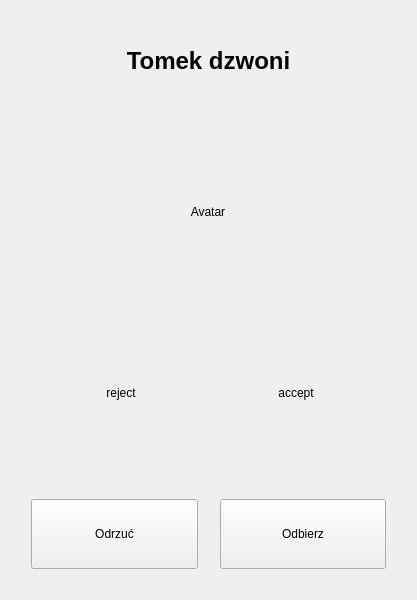
<?xml version="1.0" encoding="UTF-8"?>
<ui version="4.0">
 <class>InteractionDialog</class>
 <widget class="QWidget" name="InteractionDialog">
  <property name="geometry">
   <rect>
    <x>0</x>
    <y>0</y>
    <width>417</width>
    <height>600</height>
   </rect>
  </property>
  <property name="windowTitle">
   <string>Form</string>
  </property>
  <layout class="QVBoxLayout" name="verticalLayout">
   <item>
    <spacer name="vertical_spacer_1">
     <property name="orientation">
      <enum>Qt::Vertical</enum>
     </property>
     <property name="sizeType">
      <enum>QSizePolicy::Minimum</enum>
     </property>
     <property name="sizeHint" stdset="0">
      <size>
       <width>20</width>
       <height>20</height>
      </size>
     </property>
    </spacer>
   </item>
   <item>
    <layout class="QHBoxLayout" name="horizontal_layout_1">
     <item>
      <widget class="QLabel" name="rich_text_user_call">
       <property name="font">
        <font>
         <pointsize>15</pointsize>
        </font>
       </property>
       <property name="text">
        <string>&lt;html&gt;&lt;head/&gt;&lt;body&gt;&lt;p&gt;&lt;span style=&quot; font-size:18pt; font-weight:600;&quot;&gt;Tomek dzwoni&lt;/span&gt;&lt;/p&gt;&lt;/body&gt;&lt;/html&gt;</string>
       </property>
       <property name="alignment">
        <set>Qt::AlignCenter</set>
       </property>
      </widget>
     </item>
    </layout>
   </item>
   <item>
    <spacer name="vertical_spacer_2">
     <property name="orientation">
      <enum>Qt::Vertical</enum>
     </property>
     <property name="sizeType">
      <enum>QSizePolicy::Minimum</enum>
     </property>
     <property name="sizeHint" stdset="0">
      <size>
       <width>20</width>
       <height>40</height>
      </size>
     </property>
    </spacer>
   </item>
   <item alignment="Qt::AlignHCenter">
    <widget class="QLabel" name="label_avatar">
     <property name="minimumSize">
      <size>
       <width>150</width>
       <height>150</height>
      </size>
     </property>
     <property name="maximumSize">
      <size>
       <width>200</width>
       <height>200</height>
      </size>
     </property>
     <property name="text">
      <string>Avatar</string>
     </property>
     <property name="alignment">
      <set>Qt::AlignCenter</set>
     </property>
    </widget>
   </item>
   <item>
    <spacer name="vertical_pacer_3">
     <property name="orientation">
      <enum>Qt::Vertical</enum>
     </property>
     <property name="sizeType">
      <enum>QSizePolicy::Minimum</enum>
     </property>
     <property name="sizeHint" stdset="0">
      <size>
       <width>20</width>
       <height>40</height>
      </size>
     </property>
    </spacer>
   </item>
   <item>
    <layout class="QHBoxLayout" name="horizontal_layout_2">
     <item>
      <spacer name="horizontal_spacer_left_1">
       <property name="orientation">
        <enum>Qt::Horizontal</enum>
       </property>
       <property name="sizeHint" stdset="0">
        <size>
         <width>40</width>
         <height>20</height>
        </size>
       </property>
      </spacer>
     </item>
     <item>
      <widget class="QLabel" name="label_reject">
       <property name="sizePolicy">
        <sizepolicy hsizetype="Expanding" vsizetype="Expanding">
         <horstretch>0</horstretch>
         <verstretch>0</verstretch>
        </sizepolicy>
       </property>
       <property name="minimumSize">
        <size>
         <width>120</width>
         <height>120</height>
        </size>
       </property>
       <property name="maximumSize">
        <size>
         <width>120</width>
         <height>120</height>
        </size>
       </property>
       <property name="text">
        <string>reject</string>
       </property>
       <property name="pixmap">
        <pixmap>:/icon/low-signal-indicator.png</pixmap>
       </property>
       <property name="scaledContents">
        <bool>true</bool>
       </property>
       <property name="alignment">
        <set>Qt::AlignCenter</set>
       </property>
      </widget>
     </item>
     <item>
      <spacer name="horizontal_spacer_middle_1">
       <property name="orientation">
        <enum>Qt::Horizontal</enum>
       </property>
       <property name="sizeHint" stdset="0">
        <size>
         <width>40</width>
         <height>20</height>
        </size>
       </property>
      </spacer>
     </item>
     <item>
      <widget class="QLabel" name="label_accept">
       <property name="sizePolicy">
        <sizepolicy hsizetype="Expanding" vsizetype="Expanding">
         <horstretch>0</horstretch>
         <verstretch>0</verstretch>
        </sizepolicy>
       </property>
       <property name="minimumSize">
        <size>
         <width>120</width>
         <height>120</height>
        </size>
       </property>
       <property name="maximumSize">
        <size>
         <width>120</width>
         <height>120</height>
        </size>
       </property>
       <property name="text">
        <string>accept</string>
       </property>
       <property name="pixmap">
        <pixmap>:/icon/add-button.png</pixmap>
       </property>
       <property name="scaledContents">
        <bool>true</bool>
       </property>
       <property name="alignment">
        <set>Qt::AlignCenter</set>
       </property>
      </widget>
     </item>
     <item>
      <spacer name="horizontal_spacer_right_1">
       <property name="orientation">
        <enum>Qt::Horizontal</enum>
       </property>
       <property name="sizeHint" stdset="0">
        <size>
         <width>38</width>
         <height>18</height>
        </size>
       </property>
      </spacer>
     </item>
    </layout>
   </item>
   <item>
    <spacer name="vertical_spacer_4">
     <property name="orientation">
      <enum>Qt::Vertical</enum>
     </property>
     <property name="sizeType">
      <enum>QSizePolicy::Minimum</enum>
     </property>
     <property name="sizeHint" stdset="0">
      <size>
       <width>20</width>
       <height>40</height>
      </size>
     </property>
    </spacer>
   </item>
   <item>
    <layout class="QHBoxLayout" name="horizontal_layout_33">
     <property name="spacing">
      <number>2</number>
     </property>
     <item>
      <spacer name="horizontal_spacer_left_2">
       <property name="orientation">
        <enum>Qt::Horizontal</enum>
       </property>
       <property name="sizeType">
        <enum>QSizePolicy::Minimum</enum>
       </property>
       <property name="sizeHint" stdset="0">
        <size>
         <width>20</width>
         <height>20</height>
        </size>
       </property>
      </spacer>
     </item>
     <item>
      <widget class="QPushButton" name="push_button_reject">
       <property name="minimumSize">
        <size>
         <width>100</width>
         <height>70</height>
        </size>
       </property>
       <property name="text">
        <string>Odrzuć</string>
       </property>
      </widget>
     </item>
     <item>
      <spacer name="horizontal_spacer_middle_2">
       <property name="orientation">
        <enum>Qt::Horizontal</enum>
       </property>
       <property name="sizeType">
        <enum>QSizePolicy::Minimum</enum>
       </property>
       <property name="sizeHint" stdset="0">
        <size>
         <width>20</width>
         <height>20</height>
        </size>
       </property>
      </spacer>
     </item>
     <item>
      <widget class="QPushButton" name="push_button_accept">
       <property name="minimumSize">
        <size>
         <width>100</width>
         <height>70</height>
        </size>
       </property>
       <property name="text">
        <string>Odbierz</string>
       </property>
      </widget>
     </item>
     <item>
      <spacer name="horizontal_spacer_right_2">
       <property name="orientation">
        <enum>Qt::Horizontal</enum>
       </property>
       <property name="sizeType">
        <enum>QSizePolicy::Minimum</enum>
       </property>
       <property name="sizeHint" stdset="0">
        <size>
         <width>20</width>
         <height>20</height>
        </size>
       </property>
      </spacer>
     </item>
    </layout>
   </item>
   <item>
    <spacer name="verticalSpacer">
     <property name="orientation">
      <enum>Qt::Vertical</enum>
     </property>
     <property name="sizeType">
      <enum>QSizePolicy::Minimum</enum>
     </property>
     <property name="sizeHint" stdset="0">
      <size>
       <width>20</width>
       <height>20</height>
      </size>
     </property>
    </spacer>
   </item>
  </layout>
 </widget>
 <resources/>
 <connections/>
</ui>
